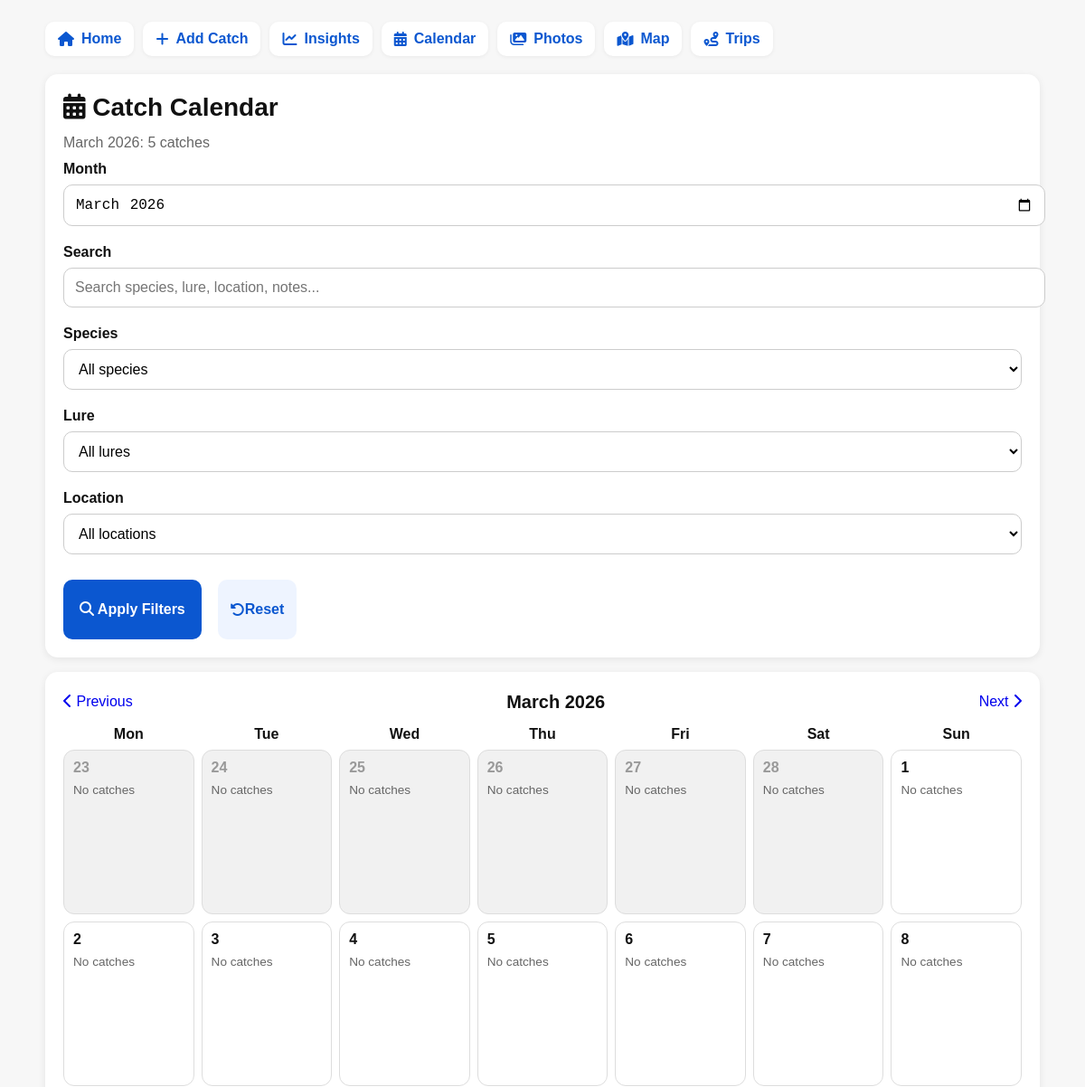
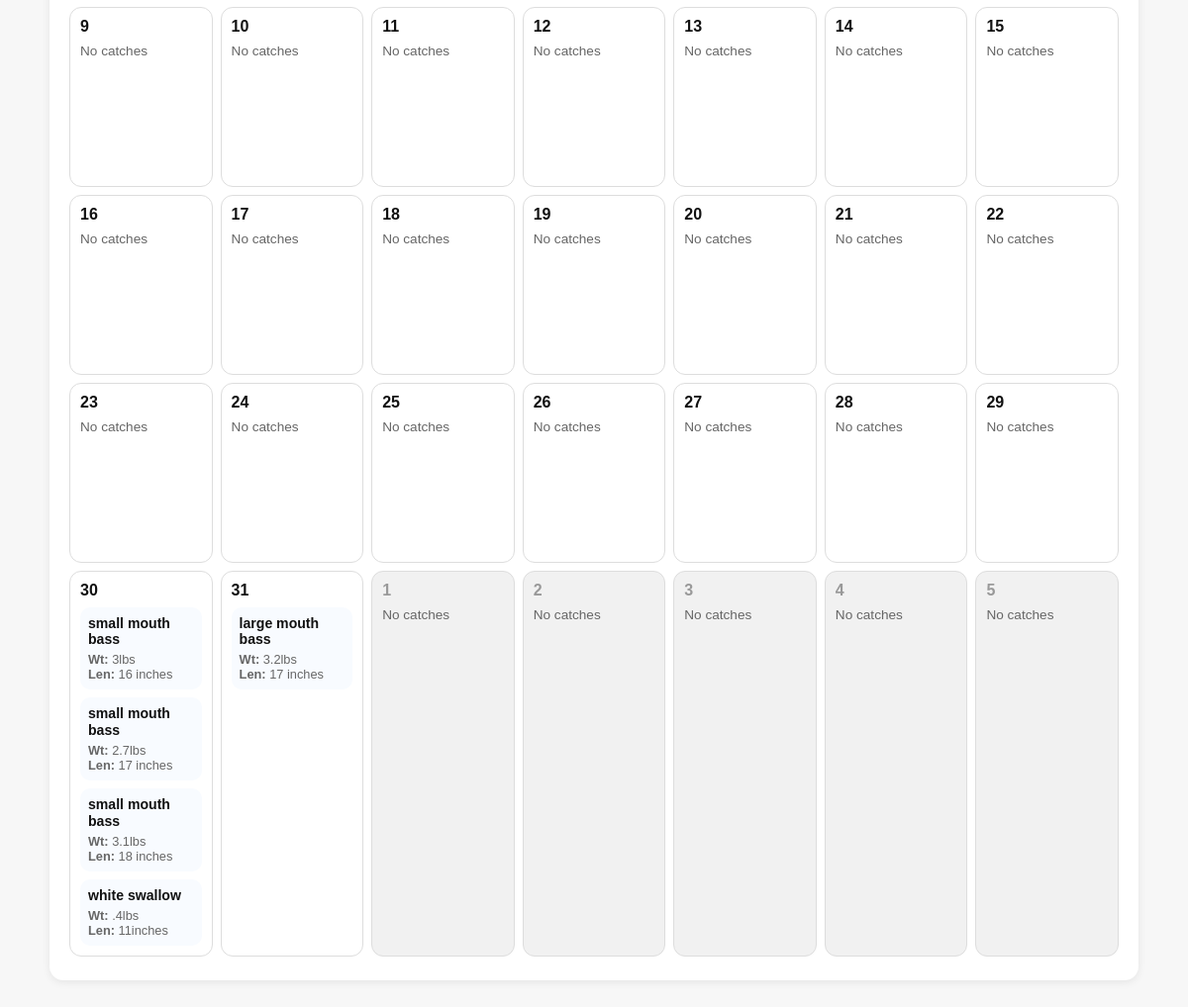
The page /calendar?month=2026-03&search=&species=&lure=&location= on the database its author committed (2 pictures, top to bottom).
### tables this page shows
CREATE TABLE catches (
            id INTEGER PRIMARY KEY AUTOINCREMENT,
            timestamp TEXT,
            species TEXT,
            lure TEXT,
            technique TEXT,
            location TEXT,
            weight TEXT,
            length TEXT,
            wind TEXT,
            temp TEXT,
            notes TEXT,
            mode TEXT,
            photo_path TEXT,
            photo_taken_at TEXT,
            photo_gps_lat TEXT,
            photo_gps_lon TEXT,
            photo_device TEXT,
            metadata_found INTEGER
        , is_favorite INTEGER DEFAULT 0, cloud_cover TEXT, trip_id INTEGER, water_temp TEXT, air_pressure TEXT);

### app.py (the view)
@app.route("/calendar")
def calendar_page():
    search = request.args.get("search", "").strip()
    species = request.args.get("species", "").strip()
    lure = request.args.get("lure", "").strip()
    location = request.args.get("location", "").strip()
    month = request.args.get("month", "").strip()
    if not month:
        month = datetime.now().strftime("%Y-%m")
    catches = get_calendar_catches(
        search=search,
        month=month,
        species=species,
        lure=lure,
        location=location
    )
    calendar_data = build_calendar_data(catches, month)
    species_options = get_unique_values("species")
    lure_options = get_unique_values("lure")
    location_options = get_unique_values("location")
    return render_template(
        "calendar.html",
        calendar_data=calendar_data,
        search=search,
        species=species,
        lure=lure,
        location=location,
        species_options=species_options,
        lure_options=lure_options,
        location_options=location_options
    )

### app.py (called while the page is built, shortened)
def get_connection():
    conn = sqlite3.connect(DB_FILE)
    conn.row_factory = sqlite3.Row
    return conn

def clean_value(value):
    if value is None:
        return None
    value = str(value).strip()
    if value == "":
        return None
    return value

def parse_datetime_from_catch(catch):
    timestamp = clean_value(catch["timestamp"])
    photo_taken_at = clean_value(catch["photo_taken_at"])
    for raw_time in [timestamp, photo_taken_at]:
        if not raw_time:
            continue
        for fmt in [
            "%Y-%m-%d %H:%M:%S",
            "%Y-%m-%d %H:%M",
            "%m/%d/%Y %I:%M %p",
            "%Y-%m-%dT%H:%M:%S",
            "%Y:%m:%d %H:%M:%S"
        ]:
            try:
                return datetime.strptime(raw_time, fmt)
            except ValueError:
                continue
    return None

def get_unique_values(column_name):
    conn = get_connection()
    cursor = conn.cursor()
    cursor.execute(f"""
        SELECT DISTINCT {column_name}
        FROM catches
        WHERE {column_name} IS NOT NULL AND TRIM({column_name}) != ''
        ORDER BY {column_name} ASC
    """)
    values = [row[0] for row in cursor.fetchall()]
    conn.close()
    return values

def get_calendar_catches(search="", month="", species="", lure="", location=""):
    conn = get_connection()
    cursor = conn.cursor()
    query = "SELECT * FROM catches WHERE timestamp IS NOT NULL AND TRIM(timestamp) != ''"
    params = []
    if month:
        query += " AND substr(timestamp, 1, 7) = ?"
        params.append(month)
    if species:
        query += " AND species = ?"
        params.append(species)
    if lure:
        query += " AND lure = ?"
        params.append(lure)
    if location:
        query += " AND location = ?"
        params.append(location)
    query += " ORDER BY timestamp ASC, id ASC"
    cursor.execute(query, params)
    catches = cursor.fetchall()
    conn.close()
    return catches

### templates/calendar.html (shortened to what this page needs)
{% extends "base.html" %}
{% block content %}
<div class="card">
<h1>
    <i class="fa-solid fa-calendar-days"></i>
    Catch Calendar
</h1>
<p class="muted" style="margin-top: 0;">
    {{ calendar_data.month_label }}: {{ calendar_data.total_catches }} catch{% if calendar_data.total_catches != 1 %}es{% endif %}
</p>
    <form method="GET" action="{{ url_for('calendar_page') }}">
        <label for="month">Month</label>
        <input type="month" id="month" name="month" value="{{ calendar_data.month_value }}">
        <label for="search">Search</label>
        <input
            type="text"
            id="search"
            name="search"
            value="{{ search }}"
            placeholder="Search species, lure, location, notes..."
        >
        <label for="species">Species</label>
        <select id="species" name="species">
            <option value="">All species</option>
        </select>
        <label for="lure">Lure</label>
        <select id="lure" name="lure">
            <option value="">All lures</option>
        </select>
        <label for="location">Location</label>
        <select id="location" name="location">
            <option value="">All locations</option>
        </select>
        <div class="actions">
            <button type="submit">
                <i class="fa-solid fa-magnifying-glass"></i>
                Apply Filters
            </button>
            <a href="{{ url_for('calendar_page') }}">
                <i class="fa-solid fa-rotate-left"></i>
                Reset
            </a>
        </div>
    </form>
</div>
<div class="card">
    <div style="display: flex; justify-content: space-between; align-items: center; gap: 10px; flex-wrap: wrap; margin-bottom: 14px;">
        <a href="{{ url_for('calendar_page', month=calendar_data.prev_month, search=search, species=species, lure=lure, location=location) }}">
            <i class="fa-solid fa-chevron-left"></i>
            Previous
        </a>
        <h2 style="margin: 0;">{{ calendar_data.month_label }}</h2>
        <a href="{{ url_for('calendar_page', month=calendar_data.next_month, search=search, species=species, lure=lure, location=location) }}">
            Next
            <i class="fa-solid fa-chevron-right"></i>
        </a>
    </div>
    <div style="overflow-x: auto; padding-bottom: 4px;">
        <div style="min-width: 980px;">
            <div style="display: grid; grid-template-columns: repeat(7, 1fr); gap: 8px; margin-bottom: 8px; font-weight: bold; text-align: center;">
                <div>Mon</div>
                <div>Tue</div>
                <div>Wed</div>
                <div>Thu</div>
                <div>Fri</div>
                <div>Sat</div>
                <div>Sun</div>
            </div>
            <div style="display: grid; gap: 8px;">
                {% for week in calendar_data.weeks %}
                    <div style="display: grid; grid-template-columns: repeat(7, 1fr); gap: 8px;">
                        {% for day in week %}
                            <div style="
                                min-height: 160px;
                                background: {% if day.in_month %}white{% else %}#f1f1f1{% endif %};
                                border: 1px solid #ddd;
                                border-radius: 12px;
                                padding: 10px;
                                overflow: hidden;
                            ">
                                <div style="margin-bottom: 8px;">
                                    <a
                                        href="{{ url_for('calendar_day_page', day_str=day.date) }}"
                                        style="font-weight: bold; color: {% if day.in_month %}#111{% else %}#999{% endif %};"
                                    >
                                        {{ day.day_number }}
                                    </a>
                                </div>
                                {% if day.catches %}
                                    <div style="display: grid; gap: 8px;">
                                        {% for catch in day.catches %}
                                            <a href="{{ url_for('edit_catch', catch_id=catch.id) }}" style="display: block; background: #f8fbff; border-radius: 10px; padding: 8px; color: inherit;">
                                                <div style="font-size: 0.88rem; font-weight: 700; line-height: 1.2; margin-bottom: 4px;">
                                                    {{ catch.species }}
                                                </div>
                                                {% if catch.weight %}
                                                    <div class="muted" style="font-size: 0.8rem;">
                                                        <strong>Wt:</strong> {{ catch.weight }}
                                                    </div>
                                                {% endif %}
                                                {% if catch.length %}
                                                    <div class="muted" style="font-size: 0.8rem;">
                                                        <strong>Len:</strong> {{ catch.length }}
                                                    </div>
                                                {% endif %}
                                            </a>
                                        {% endfor %}
                                    </div>
                                {% else %}
                                    <div class="muted" style="font-size: 0.85rem;">No catches</div>
                                {% endif %}
                            </div>
                        {% endfor %}
                    </div>
                {% endfor %}
            </div>
        </div>
    </div>
</div>
{% endblock %}

### templates/base.html (style rules this page uses)
body { font-family: Arial, sans-serif; max-width: 1100px; margin: 0 auto; padding: 16px; background: #f7f7f7; color: #111; }
h1 { margin-top: 0; margin-bottom: 10px; font-size: 28px; line-height: 1.2; }
h2 { margin-top: 0; margin-bottom: 10px; font-size: 20px; line-height: 1.3; }
p { margin: 8px 0; line-height: 1.5; }
a, button { text-decoration: none; cursor: pointer; }
.card { background: white; border-radius: 14px; padding: 16px; margin-bottom: 16px; box-shadow: 0 2px 8px rgba(0,0,0,0.08); }
label { display: block; font-weight: bold; margin-top: 6px; margin-bottom: 4px; }
input, textarea, select { width: 100%; padding: 12px; margin-top: 4px; margin-bottom: 14px; border: 1px solid #ccc; border-radius: 10px; font-size: 16px; background: white; }
button { background: #0b57d0; color: white; border: none; padding: 12px 18px; border-radius: 10px; font-weight: bold; font-size: 16px; min-height: 44px; margin-right: 8px; }
.muted { color: #666; }
.actions { display: flex; gap: 10px; align-items: stretch; flex-wrap: wrap; margin-top: 14px; }
.actions a { background: #eef4ff; color: #0b57d0; padding: 11px 14px; border-radius: 10px; font-weight: bold; min-height: 44px; display: inline-flex; align-items: center; }
@media (min-width: 700px) { body { padding: 24px; } }
@media (min-width: 700px) { .card { padding: 20px; } }

### rows shown on the page
catches: species "small mouth bass", weight "3lbs", length "16 inches"
catches: species "small mouth bass", weight "2.7lbs", length "17 inches"
catches: species "small mouth bass", weight "3.1lbs", length "18 inches"
catches: species "white swallow", weight ".4lbs", length "11inches"
catches: species "large mouth bass", weight "3.2lbs", length "17 inches"

### other values the page prints
{{ calendar_data.month_label }} "March 2026"
{{ calendar_data.total_catches }} "5"
{{ day.day_number }} "23" "24" "25" "26" "27" "28" "1" "2" "3" "4" "5" "6" "7" "8" "9" "10" "11" "12" "13" "14" "15" "16" "17" "18" "19" "20" "21" "22" "23" "24" "25" "26" "27" "28" "29" "30" "31" "1" "2" "3" "4" "5"
